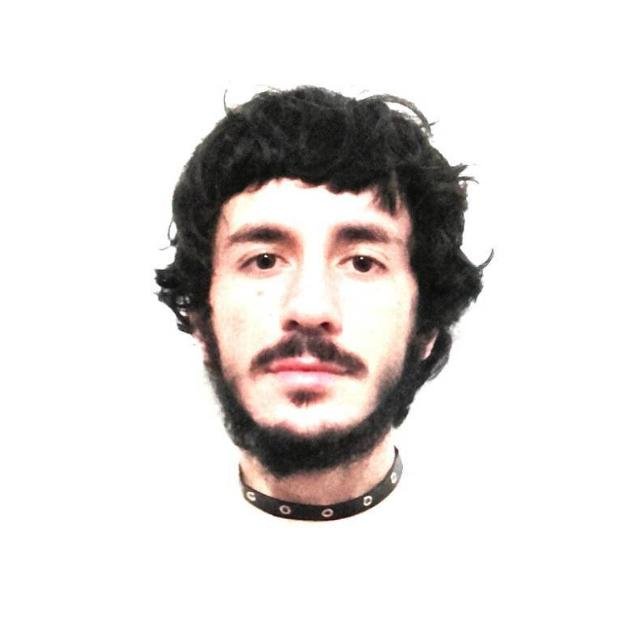
#> input picture imagenes/1441.jpg, 640 x 640 px
$ python -i deriva_scroll_videos.py   (imports and definitions only)
#> lines starting #> are read from the running program, lines starting #| are printed output that depends on the picture
#!/usr/bin/env python3
"""
Videos de presentacion de las paginas web (scrolleo real sobre capturas).
- Captura jcmachado.com (home), ficha de obra y /deriva/ con Chrome HEADLESS
  como tiras verticales completas (mobile-ish 780px @2x = nitido en 9:16).
- ffmpeg anima el scrolleo (paneo vertical lento) sobre cada tira -> 1080x1920.
- Corte duro entre paginas = simula un 'tap'. Audio ambiental sintetizado.
- Sin voz ni texto quemado: listo para voice-over.
"""
import os, subprocess, wave, struct, math

FF = "/Users/juliocesarmachado/.local/bin/ffmpeg"
CHROME = "/Applications/Google Chrome.app/Contents/MacOS/Google Chrome"
ROOT = "/Users/juliocesarmachado/Documents/Proyectos I.A./Proyecto jcmachado/pmachadojulio-main"
SHOTS = "/tmp/deriva_shots"
OUT = os.path.join(ROOT, "deriva", "videos")
# [1 line not run here, left out]

W_OUT, H_OUT, FPS = 1080, 1920, 30
CSS_W = 780          # ancho logico de captura (layout tablet/mobile grande)
SCALE = 2            # device scale factor -> PNG 1560px de ancho
CAP_H = {"home": 11000, "obra": 8000, "deriva": 12000}   # alto CSS tentativo

PAGES = [
    ("home",   "https://jcmachado.com/",              CAP_H["home"]),
    ("obra",   "https://jcmachado.com/obra/ascenso-raiz/", CAP_H["obra"]),
    ("deriva", "https://jcmachado.com/deriva/",       CAP_H["deriva"]),
]

# [11 lines left out: function capture, not called in this run]

def trim_bottom(png):
    """Recorta blanco/espacio vacio al pie de la tira."""
#> called with png = '../imagenes/1441.jpg'
    from PIL import Image
    im = Image.open(png).convert("RGB")
#> im is the input picture: PIL image 640x640 RGB; mean R, G, B 226.2, 222.5, 221
    w, h = im.size
#> w = 640; h = 640
    # escanear desde abajo buscando la primera fila "no vacia"
    small = im.resize((60, h // 4 or 1))
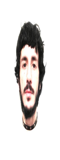
#> small: PIL image 60x160 RGB; mean R, G, B 226.1, 222.4, 221
    px = small.load()
    last = h - 1
#> last = 639
    for yy in range(small.height - 1, -1, -1):
        row_avg = sum(sum(px[x, yy]) / 3 for x in range(60)) / 60
        if row_avg < 250:  # no es casi-blanco
            last = min(h - 1, (yy + 1) * 4)
            break
#> this loop made 31 passes
#> row_avg on passes 1 to 12: 255, 255, 255, 255, 255, 255, 255, 255, 255, 255, 255, 255
    if last < h - 40:
        im = im.crop((0, 0, w, last))
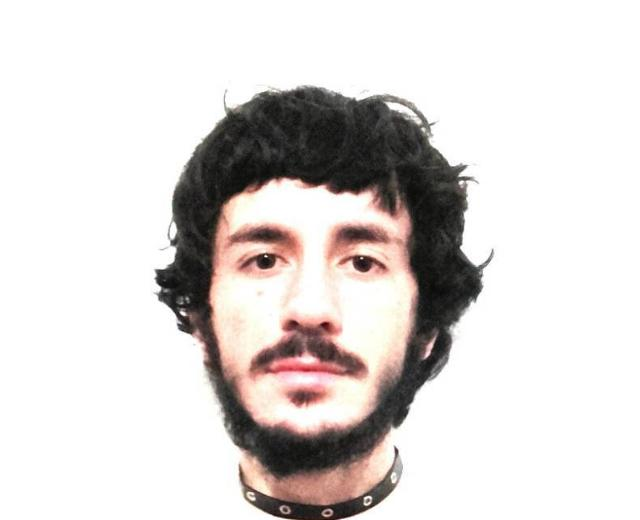
#> im: PIL image 640x520 RGB; mean R, G, B 219.6, 215, 213.2
        im.save(png)
    return im.size  # (w, h) fisicos

# [48 lines left out: functions make_ambient, scroll_segment, concat, add_audio, not called in this run]

# [1 line not run here, left out]
strips = {}
# [7 lines not run here, left out]
seg_files = []
durs = []
# VIDEO 1: home (web propia) -> tap -> ficha de obra (muestra obra + proceso YouTube)
# [4 lines not run here, left out]
v1_silent = os.path.join(SHOTS, "v1_silent.mp4")
# [4 lines not run here, left out]

# VIDEO 2: deriva completa
sf = os.path.join(SHOTS, "seg_deriva_full.mp4")
# [1 line that did not run here, left out]
v2_silent = sf
# [5 lines not run here, left out]

>>> result = trim_bottom('../imagenes/1441.jpg')
#> result = (640, 520)

$ run again, on imagenes/2.jpg
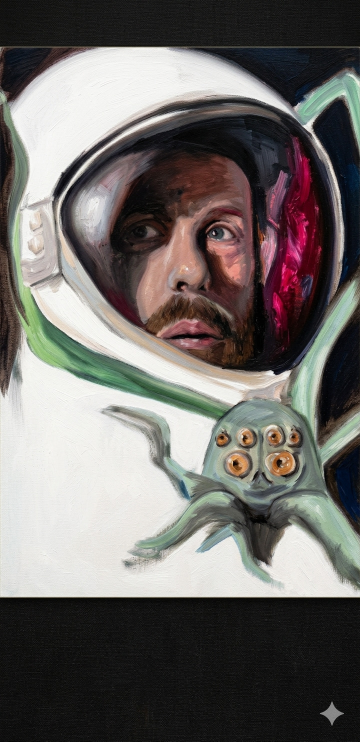
#> input picture imagenes/2.jpg, 720 x 1483 px (shown at 1/2 size)
#> in trim_bottom, im is the input picture: PIL image 720x1483 RGB; mean R, G, B 110.5, 106.6, 103.8
#> in trim_bottom, `small = im.resize((60, h // 4 or 1))`:
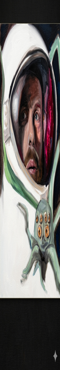
#> small: PIL image 60x370 RGB; mean R, G, B 110.5, 106.6, 103.8
#> the loop in trim_bottom, `for yy in range(small.height - 1, -1, -1):` made 1 pass
#> row_avg on pass 1: 16.79
